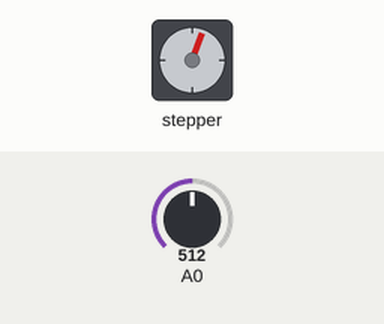
Simulated run of this sketch. Board: Arduino Uno, built with avr-gcc and run on an emulated ATmega328P. Parts: stepper motor. The inputs (shaded band) are chosen by the test bench; at power-on: A0 = 512. Stepper angles assume 2048 steps per turn.

Above: at 1.2 s.
1.3 s: A0 set to 900
At 2.07 s:
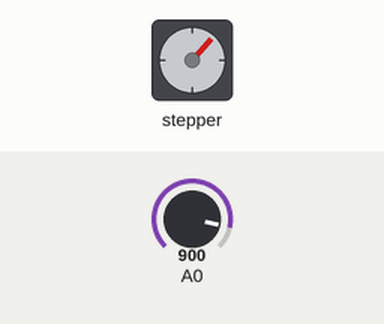
4.3 s: A0 set to 0
At 4.5 s:
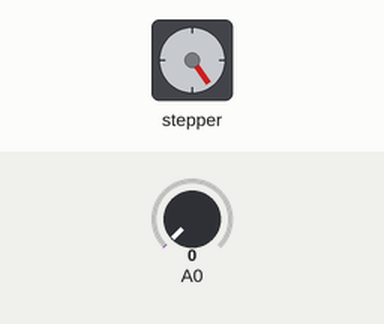
7.3 s: A0 set to 4
At 7.5 s:
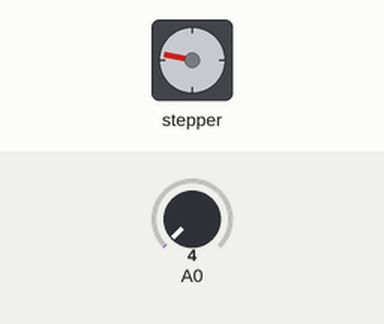
10.3 s: A0 set to 7
Timing chart, 0 to 12.8 s (numbered marks = the images above; inputs shaded):
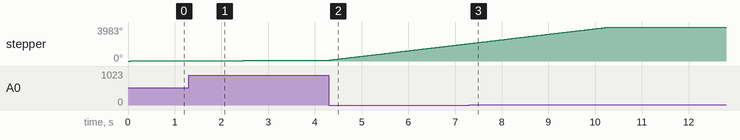

The sketch:

tema11_MotoresPaso_a_Paso_ControlConPotenciometro.ino
```cpp
#include <Stepper.h>
//Grados por paso: 5.625° = 64 pasos por vuelta
#define PASOS 64
#define REDUCTORA 32

Stepper stepper28byj48(PASOS, 8, 10, 9, 11);

void setup() {
  //stepper28byj48.setSpeed(400); //RPM
}

void loop() {

  int valor_pot = analogRead(A0);

   stepper28byj48.setSpeed(map(valor_pot,0,1023,0,200)); //RPM

  stepper28byj48.step(1);
  //delay(1000);
  //stepper28byj48.step((-1)*(50));
}
```
